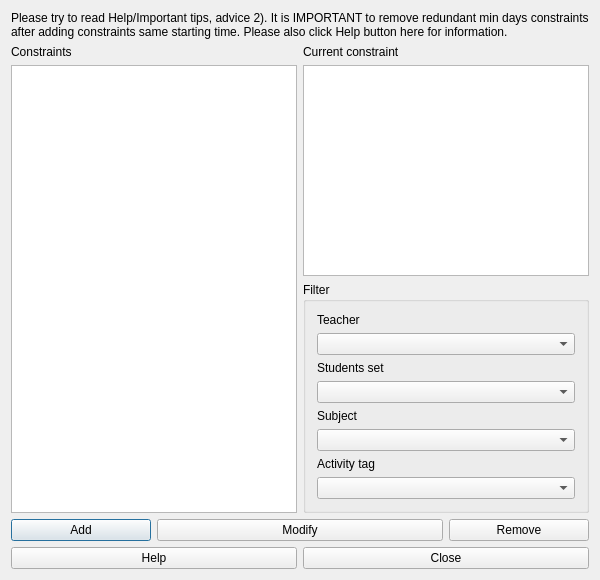
<?xml version="1.0" encoding="UTF-8"?>
<ui version="4.0">
 <class>ConstraintActivitiesSameStartingTimeForm_template</class>
 <widget class="QDialog" name="ConstraintActivitiesSameStartingTimeForm_template">
  <property name="geometry">
   <rect>
    <x>0</x>
    <y>0</y>
    <width>600</width>
    <height>580</height>
   </rect>
  </property>
  <property name="windowTitle">
   <string extracomment="This is the title of the dialog to see the list of all constraints of this type">Constraints activities same starting time</string>
  </property>
  <layout class="QGridLayout" name="gridLayout_2">
   <item row="0" column="0" colspan="4">
    <widget class="QLabel" name="constraintsTextLabel_2">
     <property name="sizePolicy">
      <sizepolicy hsizetype="Minimum" vsizetype="Minimum">
       <horstretch>0</horstretch>
       <verstretch>0</verstretch>
      </sizepolicy>
     </property>
     <property name="frameShape">
      <enum>QFrame::NoFrame</enum>
     </property>
     <property name="frameShadow">
      <enum>QFrame::Plain</enum>
     </property>
     <property name="text">
      <string>Please try to read Help/Important tips, advice 2). It is IMPORTANT to remove redundant min days constraints after adding constraints same starting time. Please also click Help button here for information.</string>
     </property>
     <property name="wordWrap">
      <bool>true</bool>
     </property>
    </widget>
   </item>
   <item row="1" column="0" colspan="2">
    <layout class="QVBoxLayout" name="verticalLayout_2">
     <item>
      <widget class="QLabel" name="constraintsTextLabel">
       <property name="frameShape">
        <enum>QFrame::NoFrame</enum>
       </property>
       <property name="frameShadow">
        <enum>QFrame::Plain</enum>
       </property>
       <property name="text">
        <string>Constraints</string>
       </property>
       <property name="wordWrap">
        <bool>false</bool>
       </property>
      </widget>
     </item>
     <item>
      <widget class="QListWidget" name="constraintsListWidget"/>
     </item>
    </layout>
   </item>
   <item row="1" column="2" colspan="2">
    <layout class="QVBoxLayout" name="verticalLayout">
     <item>
      <widget class="QLabel" name="currentConstraintTextLabel">
       <property name="text">
        <string>Current constraint</string>
       </property>
       <property name="wordWrap">
        <bool>false</bool>
       </property>
      </widget>
     </item>
     <item>
      <widget class="QPlainTextEdit" name="currentConstraintTextEdit"/>
     </item>
     <item>
      <widget class="QGroupBox" name="filterGroupBox_2">
       <property name="title">
        <string>Filter</string>
       </property>
       <layout class="QGridLayout" name="gridLayout">
        <item row="0" column="0">
         <widget class="QLabel" name="teachersTextLabel">
          <property name="text">
           <string>Teacher</string>
          </property>
          <property name="wordWrap">
           <bool>false</bool>
          </property>
         </widget>
        </item>
        <item row="1" column="0">
         <widget class="QComboBox" name="teachersComboBox"/>
        </item>
        <item row="2" column="0">
         <widget class="QLabel" name="studentsTextLabel">
          <property name="text">
           <string>Students set</string>
          </property>
          <property name="wordWrap">
           <bool>false</bool>
          </property>
         </widget>
        </item>
        <item row="3" column="0">
         <widget class="QComboBox" name="studentsComboBox"/>
        </item>
        <item row="4" column="0">
         <widget class="QLabel" name="subjectsTextLabel">
          <property name="text">
           <string>Subject</string>
          </property>
          <property name="wordWrap">
           <bool>false</bool>
          </property>
         </widget>
        </item>
        <item row="5" column="0">
         <widget class="QComboBox" name="subjectsComboBox"/>
        </item>
        <item row="6" column="0">
         <widget class="QLabel" name="activityTagsTextLabel">
          <property name="text">
           <string>Activity tag</string>
          </property>
          <property name="wordWrap">
           <bool>false</bool>
          </property>
         </widget>
        </item>
        <item row="7" column="0">
         <widget class="QComboBox" name="activityTagsComboBox"/>
        </item>
       </layout>
      </widget>
     </item>
    </layout>
   </item>
   <item row="2" column="0">
    <widget class="QPushButton" name="addConstraintPushButton">
     <property name="text">
      <string>Add</string>
     </property>
    </widget>
   </item>
   <item row="2" column="1" colspan="2">
    <widget class="QPushButton" name="modifyConstraintPushButton">
     <property name="text">
      <string>Modify</string>
     </property>
    </widget>
   </item>
   <item row="2" column="3">
    <widget class="QPushButton" name="removeConstraintPushButton">
     <property name="text">
      <string>Remove</string>
     </property>
    </widget>
   </item>
   <item row="3" column="0" colspan="2">
    <widget class="QPushButton" name="helpPushButton">
     <property name="text">
      <string>Help</string>
     </property>
    </widget>
   </item>
   <item row="3" column="2" colspan="2">
    <widget class="QPushButton" name="closePushButton">
     <property name="text">
      <string>Close</string>
     </property>
    </widget>
   </item>
  </layout>
 </widget>
 <layoutdefault spacing="6" margin="11"/>
 <resources/>
 <connections/>
</ui>
